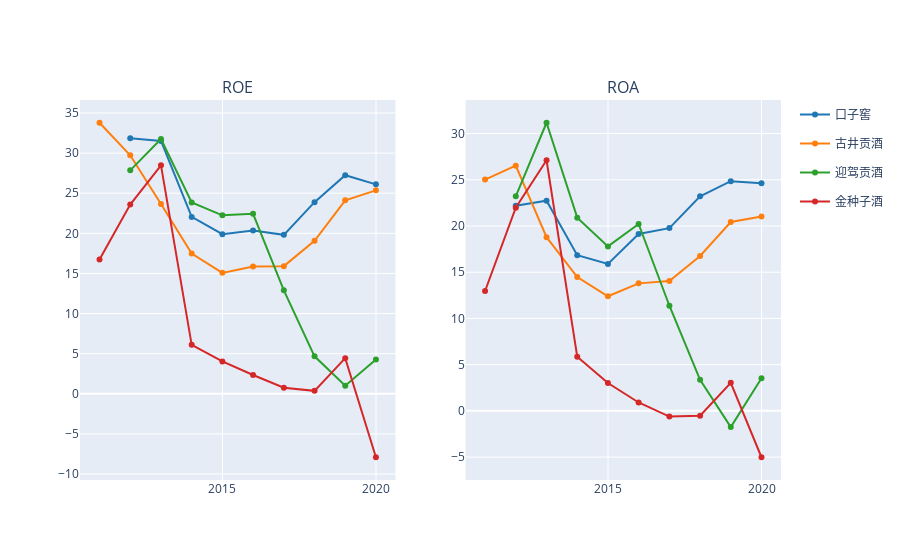

Source (notebook cell):
### Markdown cell above
## ROE & ROA

### Code cell
fig = make_subplots(1,2, subplot_titles=['ROE','ROA'])

for i,k in enumerate(data_dfs.keys()):
    line_ = dict(color=DEFAULT_PLOTLY_COLORS[i])
    fig.append_trace(go.Scatter(x=data_dfs[k].index, y=data_dfs[k].roe,name=k,line=line_,legendgroup=k),1,1)
    fig.append_trace(go.Scatter(x=data_dfs[k].index, y=data_dfs[k].roa,name=k,line=line_,legendgroup=k, showlegend=False),1,2)

# for k in data_dfs:
fig.show()

### Figure 1 — Plotly figure (JSON) as saved in the notebook; plotly's stock layout.template omitted (floating-point values rounded to 4 significant figures)
{"data": [{"legendgroup": "口子窖", "line": {"color": "rgb(31, 119, 180)"}, "name": "口子窖", "type": "scatter", "x": ["2011-12-31", "2012-12-31", "2013-12-31", "2014-12-31", "2015-12-31", "2016-12-31", "2017-12-31", "2018-12-31", "2019-12-31"], "xaxis": "x", "y": [31.85, 31.52, 22.05, 19.9, 20.36, 19.81, 23.88, 27.24, 26.11], "yaxis": "y"}, {"legendgroup": "口子窖", "line": {"color": "rgb(31, 119, 180)"}, "name": "口子窖", "showlegend": false, "type": "scatter", "x": ["2011-12-31", "2012-12-31", "2013-12-31", "2014-12-31", "2015-12-31", "2016-12-31", "2017-12-31", "2018-12-31", "2019-12-31"], "xaxis": "x2", "y": [22.18, 22.73, 16.84, 15.9, 19.13, 19.77, 23.2, 24.85, 24.62], "yaxis": "y2"}, {"legendgroup": "古井贡酒", "line": {"color": "rgb(255, 127, 14)"}, "name": "古井贡酒", "type": "scatter", "x": ["2010-12-31", "2011-12-31", "2012-12-31", "2013-12-31", "2014-12-31", "2015-12-31", "2016-12-31", "2017-12-31", "2018-12-31", "2019-12-31"], "xaxis": "x", "y": [33.78, 29.73, 23.65, 17.48, 15.07, 15.88, 15.91, 19.06, 24.11, 25.35], "yaxis": "y"}, {"legendgroup": "古井贡酒", "line": {"color": "rgb(255, 127, 14)"}, "name": "古井贡酒", "showlegend": false, "type": "scatter", "x": ["2010-12-31", "2011-12-31", "2012-12-31", "2013-12-31", "2014-12-31", "2015-12-31", "2016-12-31", "2017-12-31", "2018-12-31", "2019-12-31"], "xaxis": "x2", "y": [25.01, 26.53, 18.79, 14.47, 12.4, 13.79, 14.06, 16.75, 20.43, 21.02], "yaxis": "y2"}, {"legendgroup": "迎驾贡酒", "line": {"color": "rgb(44, 160, 44)"}, "name": "迎驾贡酒", "type": "scatter", "x": ["2011-12-31", "2012-12-31", "2013-12-31", "2014-12-31", "2015-12-31", "2016-12-31", "2017-12-31", "2018-12-31", "2019-12-31"], "xaxis": "x", "y": [27.85, 31.76, 23.84, 22.24, 22.43, 12.89, 4.667, 0.9997, 4.276], "yaxis": "y"}, {"legendgroup": "迎驾贡酒", "line": {"color": "rgb(44, 160, 44)"}, "name": "迎驾贡酒", "showlegend": false, "type": "scatter", "x": ["2011-12-31", "2012-12-31", "2013-12-31", "2014-12-31", "2015-12-31", "2016-12-31", "2017-12-31", "2018-12-31", "2019-12-31"], "xaxis": "x2", "y": [23.21, 31.17, 20.9, 17.79, 20.21, 11.37, 3.352, -1.756, 3.531], "yaxis": "y2"}, {"legendgroup": "金种子酒", "line": {"color": "rgb(214, 39, 40)"}, "name": "金种子酒", "type": "scatter", "x": ["2010-12-31", "2011-12-31", "2012-12-31", "2013-12-31", "2014-12-31", "2015-12-31", "2016-12-31", "2017-12-31", "2018-12-31", "2019-12-31"], "xaxis": "x", "y": [16.74, 23.58, 28.47, 6.098, 4.037, 2.337, 0.7594, 0.3649, 4.441, -7.914], "yaxis": "y"}, {"legendgroup": "金种子酒", "line": {"color": "rgb(214, 39, 40)"}, "name": "金种子酒", "showlegend": false, "type": "scatter", "x": ["2010-12-31", "2011-12-31", "2012-12-31", "2013-12-31", "2014-12-31", "2015-12-31", "2016-12-31", "2017-12-31", "2018-12-31", "2019-12-31"], "xaxis": "x2", "y": [12.96, 21.97, 27.11, 5.854, 3.016, 0.9053, -0.6221, -0.5306, 3.031, -5.019], "yaxis": "y2"}], "layout": {"annotations": [{"font": {"size": 16}, "showarrow": false, "text": "ROE", "x": 0.225, "xanchor": "center", "xref": "paper", "y": 1, "yanchor": "bottom", "yref": "paper"}, {"font": {"size": 16}, "showarrow": false, "text": "ROA", "x": 0.775, "xanchor": "center", "xref": "paper", "y": 1, "yanchor": "bottom", "yref": "paper"}], "autosize": true, "xaxis": {"anchor": "y", "autorange": true, "domain": [0, 0.45], "range": ["2010-06-02 03:32:42.8503", "2020-07-29 20:27:17.1497"], "type": "date"}, "xaxis2": {"anchor": "y2", "autorange": true, "domain": [0.55, 1], "range": ["2010-06-02 03:32:42.8503", "2020-07-29 20:27:17.1497"], "type": "date"}, "yaxis": {"anchor": "x", "autorange": true, "domain": [0, 1], "range": [-10.97, 36.84], "type": "linear"}, "yaxis2": {"anchor": "x2", "autorange": true, "domain": [0, 1], "range": [-7.669, 33.82], "type": "linear"}}}
